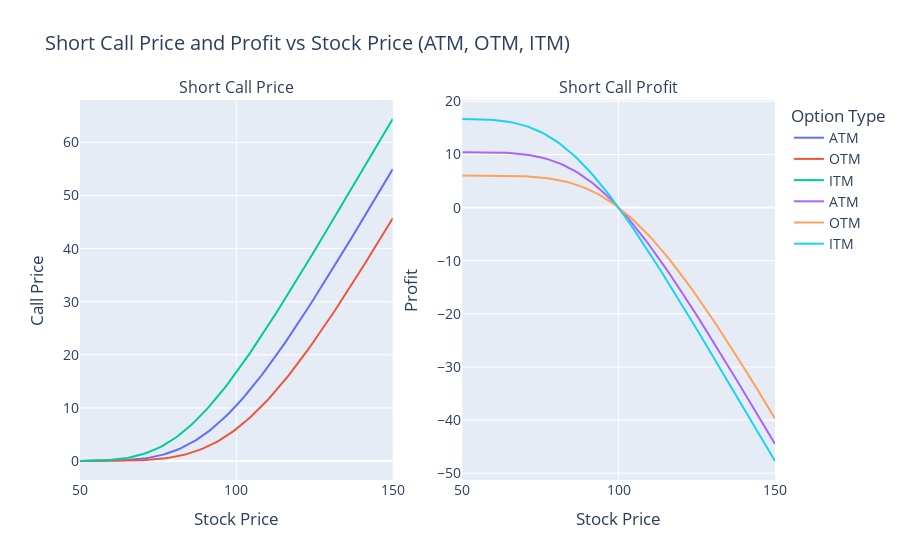

Here is the notebook cell this chart was saved with:
### Code cell
"""Plot Short Call Price & Profit vs Stock Price for ATM, OTM, ITM"""

import numpy as np
import pandas as pd
import plotly.graph_objects as go
from plotly.subplots import make_subplots

from option_backtest.gen_data import black_scholes, black_scholes_vectorized

# Set the parameters
K_ATM = 100  # ATM Strike price
K_OTM = 110  # OTM Strike price
K_ITM = 90  # ITM Strike price
T = np.repeat(1.0, 100)  # Time to maturity (in years)
r = 0.05  # Risk-free interest rate
sigma = 0.2  # Volatility of the underlying asset

# Generate a range of stock prices
stock_price_atm = 100
stock_prices = np.linspace(50, 150, 100)

# Calculate option prices for each stock price and strike price
call_prices_ATM, _ = black_scholes_vectorized(
    stock_prices, K_ATM, T, r, sigma, option_type="call"
)
call_prices_OTM, _ = black_scholes_vectorized(
    stock_prices, K_OTM, T, r, sigma, option_type="call"
)
call_prices_ITM, _ = black_scholes_vectorized(
    stock_prices, K_ITM, T, r, sigma, option_type="call"
)

call_price_ATM = black_scholes(
    stock_price_atm, K_ATM, 1.0, r, sigma, option_type="call"
)
call_price_OTM = black_scholes(
    stock_price_atm, K_OTM, 1.0, r, sigma, option_type="call"
)
call_price_ITM = black_scholes(
    stock_price_atm, K_ITM, 1.0, r, sigma, option_type="call"
)

# Calculate profit for each scenario
short_call_profit_ATM = call_price_ATM - call_prices_ATM
short_call_profit_OTM = call_price_OTM - call_prices_OTM
short_call_profit_ITM = call_price_ITM - call_prices_ITM

# Create a DataFrame for plotting
data = pd.DataFrame(
    {
        "Stock Price": stock_prices,
        "Short Call Price (ATM)": call_prices_ATM,
        "Short Call Price (OTM)": call_prices_OTM,
        "Short Call Price (ITM)": call_prices_ITM,
        "Short Call Profit (ATM)": short_call_profit_ATM,
        "Short Call Profit (OTM)": short_call_profit_OTM,
        "Short Call Profit (ITM)": short_call_profit_ITM,
    }
)

# Create subplots using Plotly
fig = make_subplots(
    rows=1, cols=2, subplot_titles=("Short Call Price", "Short Call Profit")
)

# Add traces for Short Call Price subplot
fig.add_trace(
    go.Scatter(
        x=data["Stock Price"],
        y=data["Short Call Price (ATM)"],
        mode="lines",
        name="ATM",
    ),
    row=1,
    col=1,
)
fig.add_trace(
    go.Scatter(
        x=data["Stock Price"],
        y=data["Short Call Price (OTM)"],
        mode="lines",
        name="OTM",
    ),
    row=1,
    col=1,
)
fig.add_trace(
    go.Scatter(
        x=data["Stock Price"],
        y=data["Short Call Price (ITM)"],
        mode="lines",
        name="ITM",
    ),
    row=1,
    col=1,
)

# Add traces for Short Call Profit subplot
fig.add_trace(
    go.Scatter(
        x=data["Stock Price"],
        y=data["Short Call Profit (ATM)"],
        mode="lines",
        name="ATM",
    ),
    row=1,
    col=2,
)
fig.add_trace(
    go.Scatter(
        x=data["Stock Price"],
        y=data["Short Call Profit (OTM)"],
        mode="lines",
        name="OTM",
    ),
    row=1,
    col=2,
)
fig.add_trace(
    go.Scatter(
        x=data["Stock Price"],
        y=data["Short Call Profit (ITM)"],
        mode="lines",
        name="ITM",
    ),
    row=1,
    col=2,
)

# Update layout
fig.update_layout(
    title="Short Call Price and Profit vs Stock Price (ATM, OTM, ITM)",
    xaxis_title="Stock Price",
    yaxis_title="Call Price",
    xaxis2_title="Stock Price",
    yaxis2_title="Profit",
    legend_title="Option Type",
    font=dict(size=14),
    hovermode="x",
)

# Display the plot
fig.show()
